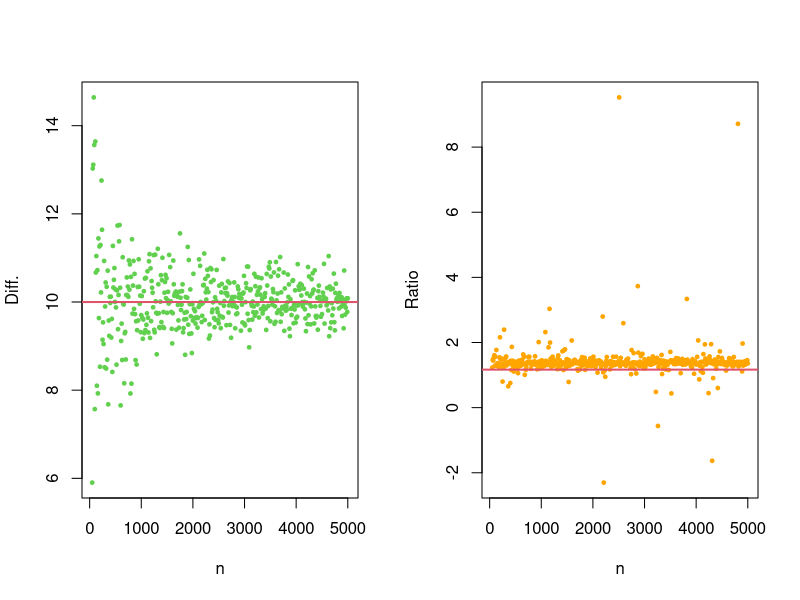

Here is the R script that generated this plot:
pdf("images/chapter_4/LLNCauchy.pdf", width = 8, height=4)
n <- seq(50, 5000, by=10)
set.seed(59112)
allDiffs <- rep(0, length(n))
allRatios <- rep(0, length(n))
for (i in 1:length(n)) {
  sA <- rnorm(n[i], 70, 10)  # (@\wingding{1}@)
  sB <- rnorm(n[i], 60, 20)  # (@\wingding{2}@)
  dAB <- sA - sB             # (@\wingding{3}@)
  rAB <- sA / sB             # (@\wingding{4}@)
  allDiffs[i] <- mean(dAB)   # (@\wingding{5}@)
  allRatios[i] <- mean(rAB)  # (@\wingding{6}@)
}
par(mfrow=c(1, 2))
plot(n, allDiffs, pch=19, col=3, xlab="n", ylab="Diff.", cex=0.5)
abline(h=10, col=2, lwd=2)
plot(n, allRatios, pch=19, col="orange", xlab="n", ylab="Ratio", cex=0.5)
abline(h=70/60, col=2, lwd=2)
par(mfrow=c(1, 1))
dev.off()

